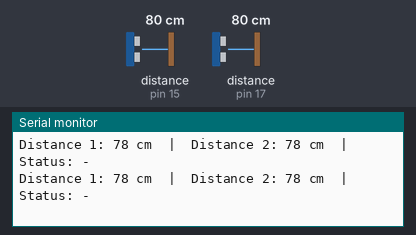
The sketch below on a simulated Arduino Uno, built with avr-gcc and run on an emulated ATmega328P. Parts: the last lines printed to the serial monitor. Wiring (inferred from the names in the program): 2 × ultrasonic range finder: trigger pin 14, echo pin 15 / trigger pin 16, echo pin 17. Inputs (shaded band) come from the test bench; at power-on: distance to the obstacle (sensors on pin 15, pin 17) 80 cm. The echo pulse lasts 58.3 µs per cm.

Above: at 1.3 s.
1.4 s: distance to the obstacle (sensor on pin 15) set to 2 cm
At 2.0 s:
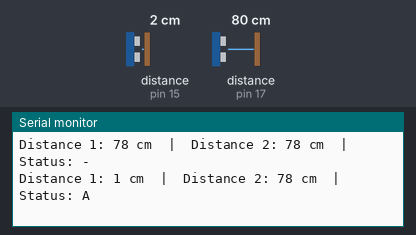
3.5 s: distance to the obstacle (sensor on pin 17) set to 2 cm
At 4.0 s:
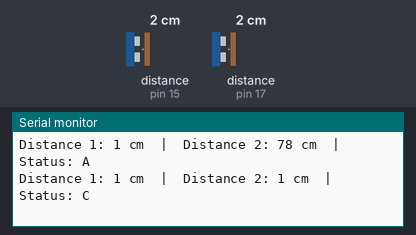
5.5 s: distance to the obstacle (sensor on pin 15) set to 4 cm
At 6.0 s:
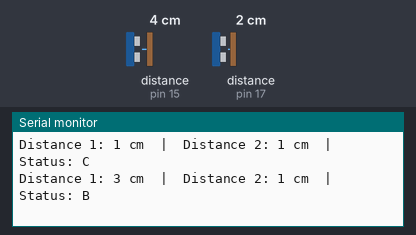
7.5 s: distance to the obstacle (sensor on pin 17) set to 9 cm
At 8.0 s:
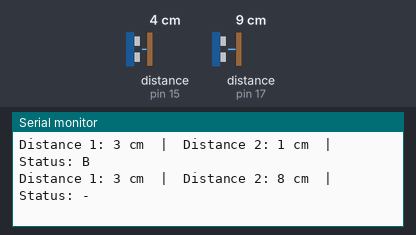

Measured:
- after the input at 1.4 s, the serial monitor: prints a new line after 0.14 s (image 1)
- after the input at 3.5 s, the serial monitor: prints a new line after 0.06 s (image 2)
- after the input at 5.5 s, the serial monitor: prints a new line after 0.07 s (image 3)
- after the input at 7.5 s, the serial monitor: prints a new line after 0.08 s (image 4)

The sketch:

ultrasonic.ino
```cpp
// Define pins for Sensor 1
const int trigPin1 = 14;
const int echoPin1 = 15;

// Define pins for Sensor 2
const int trigPin2 = 16;
const int echoPin2 = 17;

void setup() {
    Serial.begin(9600);
    pinMode(trigPin1, OUTPUT);
    pinMode(echoPin1, INPUT);
    pinMode(trigPin2, OUTPUT);
    pinMode(echoPin2, INPUT);
}

long getDistance(int trigPin, int echoPin) {
    digitalWrite(trigPin, LOW);
    delayMicroseconds(2);
    digitalWrite(trigPin, HIGH);
    delayMicroseconds(10);
    digitalWrite(trigPin, LOW);

    long duration = pulseIn(echoPin, HIGH);
    long distance = duration * 0.034 / 2;
    return distance;
}

void loop() {
    long distance1 = getDistance(trigPin1, echoPin1);
    long distance2 = getDistance(trigPin2, echoPin2);

    bool object1 = distance1 <= 2;
    bool object2 = distance2 <= 2;
    char status;

    if (object1 && object2) {
        status = 'C';
    } else if (object1) {
        status = 'A';
    } else if (object2) {
        status = 'B';
    } else {
        status = '-';
    }

    Serial.print("Distance 1: ");
    Serial.print(distance1);
    Serial.print(" cm  |  ");
    Serial.print("Distance 2: ");
    Serial.print(distance2);
    Serial.print(" cm  |  ");
    Serial.print("Status: ");
    Serial.println(status);

    delay(500);
}
```
